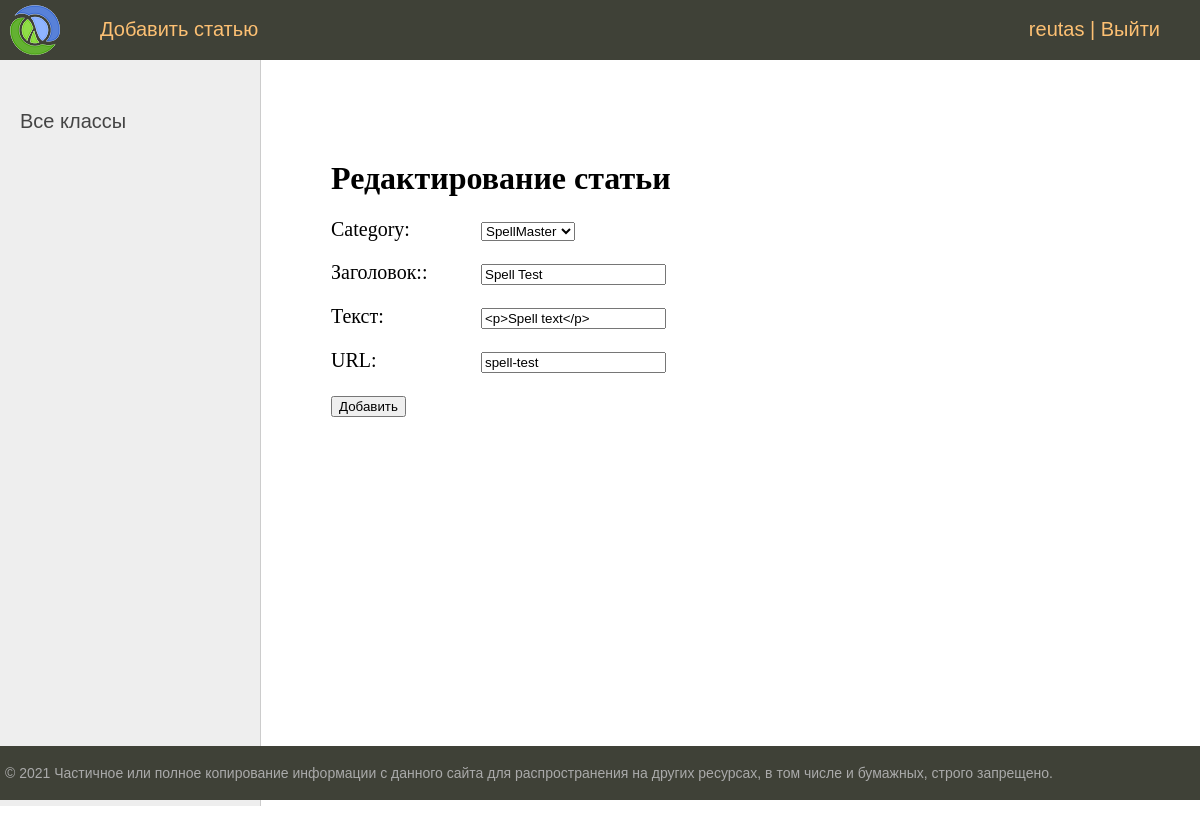
Screenshot of /post/spell-test/edit/ (signed in) with the database file from the repository.
### ads/models.py (models this page shows, shortened)
class Post(models.Model):
    user = models.ForeignKey(User, on_delete=models.CASCADE)
    slug = models.SlugField(max_length=255, unique=True, verbose_name="URL")
    created = models.DateTimeField(auto_now_add=True)
    category = models.ForeignKey(Category, on_delete=models.CASCADE)
    article = models.CharField(max_length=255)
    post_text = HTMLField(blank=True, default="")

### ads/views.py (the view)
# urls.py: path('post/<slug:post_slug>/edit/', PostUpdate.as_view(), name='post_edit'),
class PostUpdate(LoginRequiredMixin, UpdateView):
    form_class = PostForm
    model = Post
    template_name = 'post_edit.html'
    slug_url_kwarg = 'post_slug'
    def get_context_data(self, **kwargs):
        context = super().get_context_data(**kwargs)
        context['menu'] = menu
        context['title'] = 'Редактирование статьи'
        return context

### ads/forms.py (shortened to what this page needs)
class PostForm(forms.ModelForm):
    article = forms.CharField(max_length=255, label='Заголовок:')
    post_text = forms.CharField(label='Текст', widget=TinyMCE(attrs={"cols": 80, "rows": 30}))
    class Meta:
        model = Post
        fields = [
           'category',
           'article',
           'post_text',
           'slug',
        ]

### ads/models.py (called while the page is built)
    def __str__(self):
        return self.name

### templates/post_edit.html (shortened to what this page needs)
{% extends 'base.html' %}
{% block content %}
<h1>{{title}}</h1>
<form action="{% url 'post_create' %}" method="post" enctype="multipart/form-data">
{% for f in form %}
<p><label class="form-label" for="{{ f.id_for_label }}">{{f.label}}: </label>{{ f }}</p>
{% endfor %}
    <button type="submit">Добавить</button>
</form>
{% endblock %}

### templates/base.html (shortened to what this page needs)
{% load static %}
{% load custom_tags %}
<!DOCTYPE html>
<html>
<head>
	<link type="text/css" href="{% static 'css/styles.css' %}" rel="stylesheet" />
</head>
<body>
<table class="table-page" border=0 cellpadding="0" cellspacing="0">
<tr><td valign=top>
{% block mainmenu %}
		<div class="header">
			<ul id="mainmenu" class="mainmenu">
			<li class="logo"><a href="{% url 'post_list' %}"><div class="logo"></div></a></li>
{% for m in menu %}
			<li><a href="{% url m.url_name %}">{{m.title}}</a></li>
{% endfor %}
				{% if request.user.is_authenticated %}
				<li class="last"> {{user.username}} | <a href="{% url 'logout' %}">Выйти</a></li>
				{% else %}
				<li class="last"><a href="{% url 'register' %}">Регистрация</a> | <a href="{% url 'login' %}">Войти</a></li>
				{% endif %}
			</ul>
		</div>
{% endblock mainmenu %}
<table class="table-content" border=0 cellpadding="0" cellspacing="0">
<tr>
	<td valign="top" class="left-chapters">
	<ul id="leftchapters">
{% if cat_selected == 0 %}
		<li class="selected">Все классы</li>
{% else %}
		<li><a href="{% url 'post_list' %}">Все классы</a></li>
{% endif %}
	</ul>
</td>
<td valign="top" class="content">
	<div class="content-text">
{% block content %}
{% endblock %}
	</div>
</td></tr></table>
</td></tr>
<tr><td valign=top>
	<div id="footer">
		<p>&copy; 2021 Частичное или полное копирование информации с данного сайта для распространения на других ресурсах, в том числе и бумажных, строго запрещено.</p>
	</div>
</td></tr></table>
</body>
</html>

### static/css/styles.css (style rules this page uses)
html, body { font-family: 'Arial'; margin: 0; padding: 0; height: 100%; width: 100%; color: #444; }
a { color: #0059b2; text-decoration: none; }
.table-page { width: 100%; height: 100%; vertical-align: top; }
.table-page tr { height: 100%; }
.header { background: #3F4137; height: 60px; }
.logo { background: url('../images/logo.png') no-repeat 10px 5px; width: 70px; height: 60px; }
ul.mainmenu { list-style: none; margin: 0; padding: 0; height: 60px; color: #fdc073; font-size: 20px; overflow: hidden; }
ul.mainmenu li { float: left; margin: 18px 40px 0 30px; }
ul.mainmenu li.logo { margin: 0; }
ul.mainmenu li.last { float: right; }
ul.mainmenu li a { color: #fdc073; text-decoration: none; }
.table-content { width: 100%; min-height: 100%; height: 100%; }
.left-chapters { margin: 0; background: #eee; border-right: 1px solid #ccc; min-height: 100%; }
.left-chapters ul { width: 230px; min-height: 100%; margin: 0; padding: 20px 10px 10px 20px; list-style: none; font-size: 20px; }
.left-chapters ul li { margin: 30px 0 0 0; color: #999; }
.left-chapters ul li a { color: #444; text-decoration: none; }
.content { padding: 40px 20px 20px 40px; width: 100%; box-sizing: border-box; }
.content-text { margin: 60px 0 0 30px; color: #000; font-size: 20px; font-family: Yandex Sans Display Light; }
.content-text h1 { font-size: 32px; }
#footer { box-sizing: border-box; background: #3F4137; padding: 5px; color: #aaa; font-size: 14px; font-family: Verdana, Geneva, Arial, Helvetica; text-align: left; overflow: hidden; }
.form-label { display: inline-block; min-width: 150px; vertical-align: top; }

### rows the page displays
Post: form "SpellMaster" "Spell Test" "<p>Spell text</p>" "spell-test"

### other values shown
{{ m.title }} "Добавить статью"
{{ user.username }} "reutas"
{{ title }} "Редактирование статьи"
{{ f.label }} "Category" "Заголовок:" "Текст" "URL"
